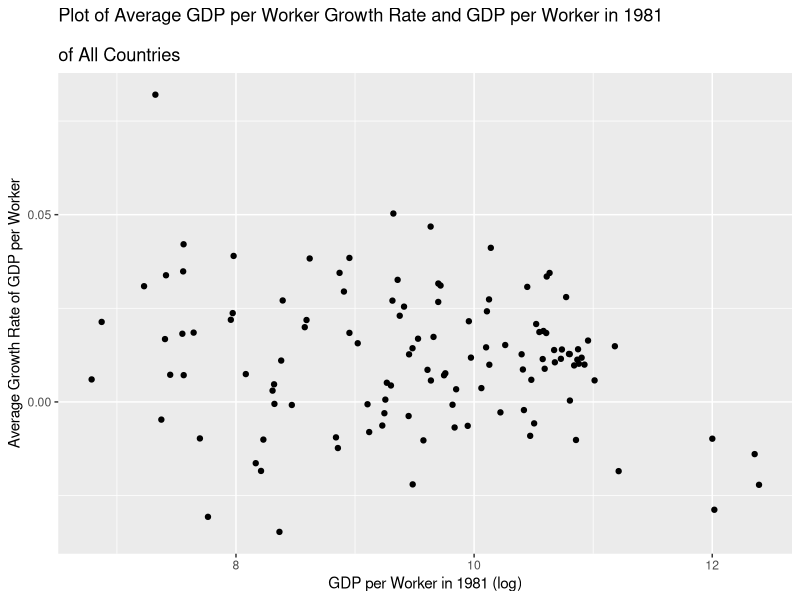
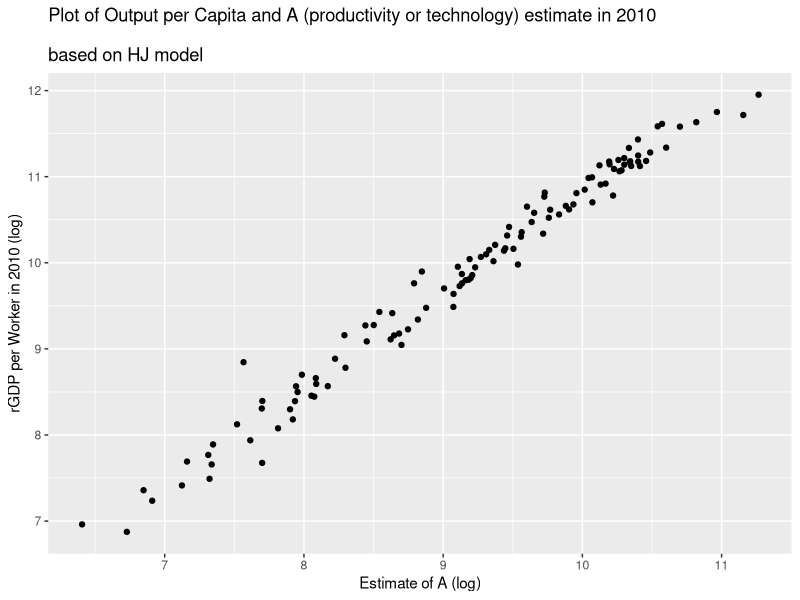
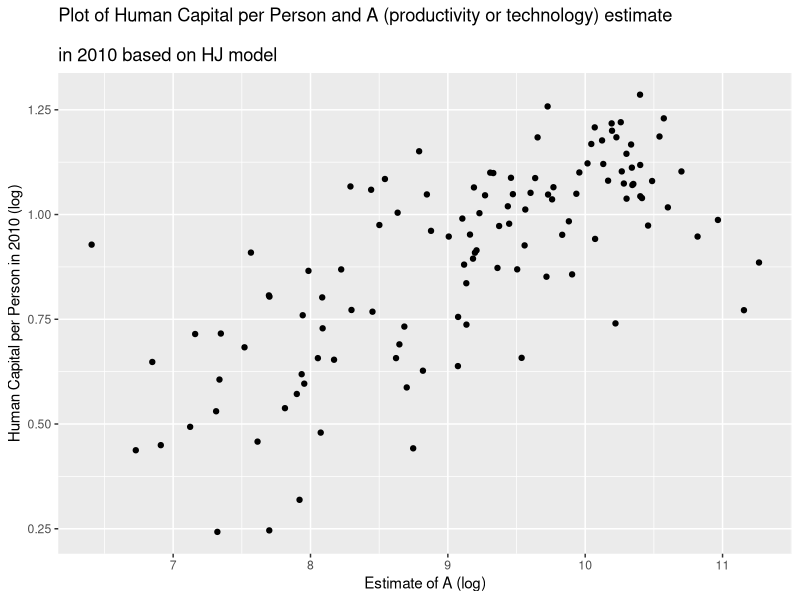

R code for these plots, in order:
## ---- chunk 1
suppressPackageStartupMessages({
  library(tidyverse)
  library(ggplot2)
})
## ---- chunk 2
country_data = read.csv("cross_country_data.csv")
head(country_data, 10)
## ---- chunk 3
country_data <- country_data %>% 
  transform(output_per_worker = RealGDP / LaborForce)
  
country_data_gdp_per_worker_1981_2010 <- country_data %>% 
  filter(Year %in% c(1981, 2010)) %>% 
  select(Country, Year, output_per_worker) %>% 
  pivot_wider(names_from = Year, 
             values_from = output_per_worker, 
             names_prefix = "output_per_worker_")

head(country_data_gdp_per_worker_1981_2010, 5)
## ---- chunk 4
summary_country_data <- country_data %>% 
  group_by(Country) %>% 
  summarise_at(vars(SavingsRate), list(savings_mean = mean))

head(summary_country_data, 10)
## ---- chunk 5
# GET SAVINGS MEAN
summary_country_data <- country_data %>% 
  group_by(Country) %>% 
  summarise_at(vars(SavingsRate), list(savings_mean = mean))

# GET AVG GROWTH RATE OF LABOR (n) and AVG GROWTH RATE OF GDP PER WORKER (g)
summary_country_data <- country_data %>% 
  filter(Year %in% c(1981, 2010)) %>% 
  select(Country, Year, LaborForce, output_per_worker) %>% 
  pivot_wider(names_from = Year, 
              values_from = c(output_per_worker, LaborForce), 
              names_sep = "_", 
              names_prefix = "year_") %>% 
  transform(avg_growth_labor = 
              (1/29) * log(LaborForce_year_2010 / LaborForce_year_1981)) %>% 
  transform(avg_growth_gdp_per_worker = 
              (1/29) * log(output_per_worker_year_2010 / output_per_worker_year_1981)) %>% 
  left_join(summary_country_data, by = "Country")

head(summary_country_data %>% 
       select(Country, avg_growth_labor, avg_growth_gdp_per_worker, savings_mean), 
     5)

## ---- chunk 6
country_data %>%  summarise(num_countries = n_distinct(Country))
## ---- chunk 7
summary_country_data %>% 
  summarise_at(vars(output_per_worker_year_1981, 
                    output_per_worker_year_2010, 
                    savings_mean,
                    avg_growth_labor, 
                    avg_growth_gdp_per_worker), 
               list(mean = mean)) %>% 
  mutate(across(everything(), ~ round(., digits = 4))) %>%  
  pivot_longer(cols=everything(), names_to = "variable", values_to = "value")
## ---- chunk 8
summary_country_data %>% 
  summarise_at(vars(output_per_worker_year_1981, 
                    output_per_worker_year_2010, 
                    savings_mean,
                    avg_growth_labor, 
                    avg_growth_gdp_per_worker), list(sd = sd)) %>% 
  mutate(across(everything(), ~ round(., digits = 4))) %>%  
  pivot_longer(cols=everything(), names_to = "variable", values_to = "value")
## ---- chunk 9
summary_country_data %>% 
  summarise_at(vars(output_per_worker_year_1981, 
                    output_per_worker_year_2010, 
                    savings_mean,
                    avg_growth_labor,
                    avg_growth_gdp_per_worker), 
               list(min = min)) %>% 
  mutate(across(everything(), ~ round(., digits = 4))) %>%  
  pivot_longer(cols=everything(), names_to = "variable", values_to = "value")
## ---- chunk 10
summary_country_data %>% 
  summarise_at(vars(output_per_worker_year_1981, 
                    output_per_worker_year_2010, 
                    savings_mean,
                    avg_growth_labor,
                    avg_growth_gdp_per_worker), 
               list(max = max)) %>% 
  mutate(across(everything(), ~ round(., digits = 4))) %>%  
  pivot_longer(cols=everything(), names_to = "variable", values_to = "value")
## ---- chunk 11

summary_country_data %>% 
  ggplot(aes(x=log(output_per_worker_year_1981), y=avg_growth_gdp_per_worker)) +
  geom_point() +
  labs(title="Plot of Average GDP per Worker Growth Rate and GDP per Worker in 1981
       \nof All Countries ",
        x ="GDP per Worker in 1981 (log)", y = "Average Growth Rate of GDP per Worker")

## ---- chunk 12
ols_data <- data.frame(
  # y value:
  avg_growth_gdp_per_worker = summary_country_data[['avg_growth_gdp_per_worker']],
  # x value:
  log_output_per_worker_year_1981 = log(summary_country_data[['output_per_worker_year_1981']])
)
head(ols_data, 3)
## ---- chunk 13
ols_model <- lm(avg_growth_gdp_per_worker~log_output_per_worker_year_1981, data=ols_data)
summary(ols_model)
## ---- chunk 14
ols_data_mrw <- data.frame(
  # y value:
  avg_growth_gdp_per_worker = summary_country_data[['avg_growth_gdp_per_worker']],
  # x1 value:
  log_output_per_worker_year_1981 = log(summary_country_data[['output_per_worker_year_1981']]),
  # x2 value:
  log_avg_growth_labor_plus_0.05 = log(summary_country_data[['avg_growth_labor']] + 0.05 )
)

head(ols_data_mrw, 5)

## ---- chunk 15
ols_model_mrw <- lm(avg_growth_gdp_per_worker~log_output_per_worker_year_1981+log_avg_growth_labor_plus_0.05, data=ols_data_mrw)
summary(ols_model_mrw)
## ---- chunk 16

hj_data <- country_data %>% 
  filter(Year == 2010) %>% 
  transform(capital_per_output = PhysicalCapital / RealGDP) %>%  # capital per output in 2010 
  transform(recip_human_cap = 1 / HumanCapital) %>%  # reciprocal of human capital per person
  select(Country, Year, capital_per_output, recip_human_cap, HumanCapital)

head(hj_data %>% select(-HumanCapital), 5)

## ---- chunk 17

hj_data <- hj_data %>% 
  left_join(summary_country_data %>% select(Country, output_per_worker_year_2010), by="Country") %>% 
  transform(A_estimate = output_per_worker_year_2010 * capital_per_output^(2/9) * recip_human_cap) %>% 
  transform(log_A_estimate = log(A_estimate))

head(hj_data %>%  select(A_estimate, log_A_estimate), 5)

## ---- chunk 18

hj_data %>% 
  summarise_at(vars(log_A_estimate), list(log_A_mean = mean, log_A_sd = sd))

## ---- chunk 19
hj_data %>% 
  ggplot(aes(x=log_A_estimate, y=log(output_per_worker_year_2010))) +
  geom_point() +
  labs(title="Plot of Output per Capita and A (productivity or technology) estimate in 2010 
       \nbased on HJ model",
        x ="Estimate of A (log)", y = "rGDP per Worker in 2010 (log)")
## ---- chunk 20
hj_data %>% 
  ggplot(aes(x=log_A_estimate, y=log(HumanCapital))) +
  geom_point() +
  labs(title="Plot of Human Capital per Person and A (productivity or technology) estimate 
       \nin 2010 based on HJ model",
        x ="Estimate of A (log)", y = "Human Capital per Person in 2010 (log)")
## ---- chunk 21
hj_ols_model <- lm(log(output_per_worker_year_2010)~log_A_estimate, data=hj_data)
summary(hj_ols_model)
